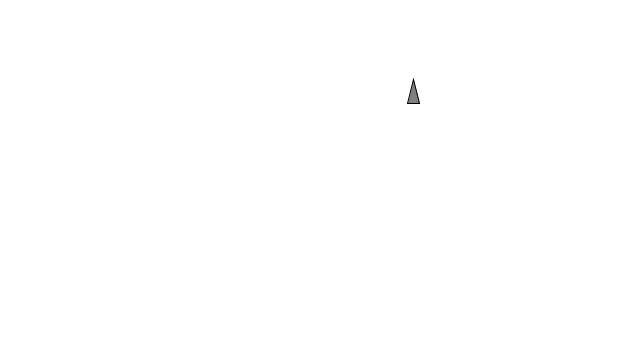
Frame 1 (no input)
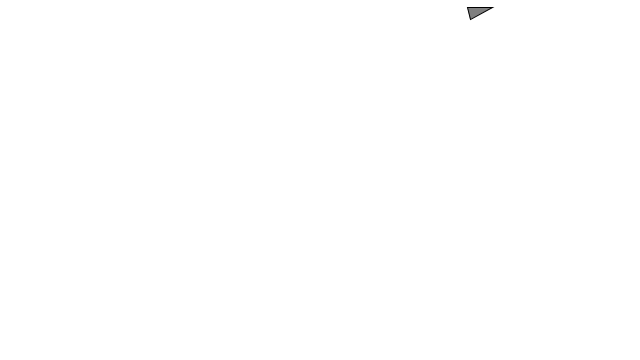
Frame 60 (the mouse pressed at the canvas centre just before this capture)
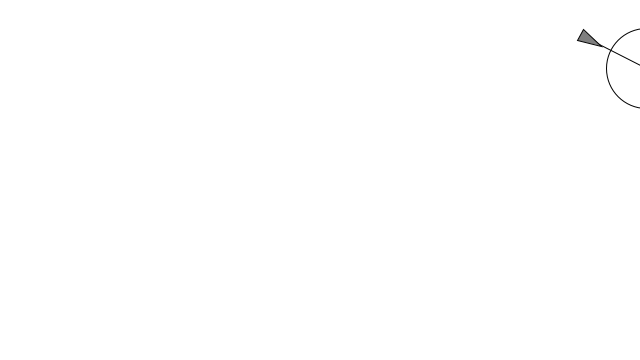
Frame 120 (the mouse held since frame 60 and released just before this capture)

The Processing sketch that drew these frames (run headless with seeded random() and noise(); from frame 60 on, the mouse is pressed at the canvas centre):

// Processing sketch: wander
// ── wander.pde
Vehicle[] v = new Vehicle[1];


void setup(){
  size(640, 360);
  for (int i=0; i<v.length; i++)
    v[i] = new Vehicle(width*random(1), height*random(1));
}

void draw(){
    background(255);
 
   
    for (int i=0; i<v.length; i++){
      //v[i].seek(mouse);
      v[i].wander();
      v[i].update();
      v[i].checkEdges();
      v[i].display();
    }
}

// ── Vehicle.pde
class Vehicle {
  
  PVector location;
  PVector velocity;
  PVector acceleration;
  float r;
  float maxforce;    // Maximum steering force
  float maxspeed;    // Maximum speed
  float renderColor;

  float wanderAlpha;
  float wanderRadius;
  PVector wanderOffset;
  PVector circleWanderPosition;

  Vehicle(float x, float y) {
    acceleration = new PVector(0,0);
    velocity = new PVector(0,-2);
    location = new PVector(x,y);
    r = 6;
    maxspeed = random(1,2);
    maxforce = 0.1;
    renderColor = 127;
    
    wanderAlpha = 0;
    wanderRadius = 40;
    circleWanderPosition = new PVector(0,0);
    wanderOffset = new PVector(0,0);
  }

  // Method to update location
  void update() {
    
    //seek(futureLocation);
    
    // Update velocity
    velocity.add(acceleration);
    // Limit speed
    velocity.limit(maxspeed);
    location.add(velocity);
    // Reset accelerationelertion to 0 each cycle
    acceleration.mult(0);
  }

  void applyForce(PVector force) {
    // We could add mass here if we want A = F / M
    acceleration.add(force);
  }

  // A method that calculates a steering force towards a target
  // Steer = desired - velocity
  void seek(PVector target) {
    PVector desired = PVector.sub(target,location);  // A vector pointing from the location to the target
    
    
    //float d = desired.mag();
    //if (d < 100){
    //   float m = (d * maxspeed)*0.01;
    //   desired.normalize();
    //   desired.mult(m);
    //}else{
    //   desired.normalize();
    //   desired.mult(maxspeed);
    //}
    
   


    // Steering = Desired minus velocity
    PVector steer = PVector.sub(desired,velocity);
    steer.limit(maxforce);  // Limit to maximum steering force
    
    applyForce(steer);
  }
    
    
  void wander(){
    float wanderDist = 64;
    float pickvalue =  random(1);
    float change = pickvalue * .2;
    float clock = random(2);

    
    if(clock > 1.1){
      //add negative
      wanderAlpha -= change;
    }else{
      wanderAlpha += change;
    }
    
    
    PVector circleLocation = velocity.get();
    circleLocation.normalize();
    circleLocation.mult(wanderDist);
    circleLocation.add(location);
    circleWanderPosition = circleLocation.get();
    
    PVector offset = new PVector(wanderRadius * sin(wanderAlpha), wanderRadius * cos(wanderAlpha));
    wanderOffset = offset.get();
    wanderOffset.add(circleLocation);
    
    PVector target = wanderOffset.get();
    seek(target);
    
    
    
  }
  
    
  void display() {
    // Draw a triangle rotated in the direction of velocity
    float theta = velocity.heading2D() + PI/2;
    fill(renderColor);
    stroke(0);
    strokeWeight(1);
  
  
    //Wander stuff
    if(mousePressed){
      fill(0,0);
      line(location.x,location.y,circleWanderPosition.x,circleWanderPosition.y);
      ellipse(circleWanderPosition.x,circleWanderPosition.y,wanderRadius*2,wanderRadius*2);    
      //Draw radius
      stroke(255,0,0,200);
      line(circleWanderPosition.x,circleWanderPosition.y,wanderOffset.x,wanderOffset.y);  
      ellipse(wanderOffset.x,wanderOffset.y,wanderRadius/4,wanderRadius/4);    
    }
          
    //Vehicle
    pushMatrix();
    translate(location.x,location.y);
    stroke(0);
    fill(renderColor);
    rotate(theta);
    beginShape();
    vertex(0, -r*2);
    vertex(-r, r*2);
    vertex(r, r*2);
    endShape(CLOSE);
    popMatrix();
    
  }


  void checkEdges(){
     if(location.x > width)
      location.x = 0;
     
     if(location.x < 0)
      location.x = width;
      
     if(location.y > height)
      location.y = 0;
      
     if(location.y < 0)
      location.y = height;
     
     
      
  }

}
